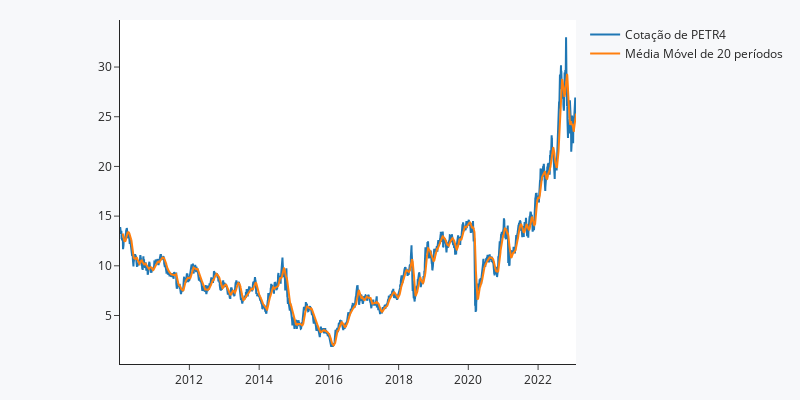

Source (notebook cell):
### Code cell
fig = go.Figure()

fig.add_trace(go.Scatter(x=spread.index, y=spread["PETR4.SA"], name = 'Cotação de PETR4'))
fig.add_trace(go.Scatter(x=spread.index, y=spread["MM_20"], name = 'Média Móvel de 20 períodos'))

fig.update_layout(xaxis_rangeslider_visible=False, margin=dict(l=120, r=20, t=20, b=20), 
                  template = 'simple_white',
                  paper_bgcolor="#f7f8fa", width=800,height=400)

fig.show()

### Figure 1 — Plotly figure (JSON) as saved in the notebook; plotly's stock layout.template omitted (floating-point values rounded to 4 significant figures; data arrays with more than 128 entries replaced by an {"elided": "..."} marker saying what was removed)
{"data": [{"name": "Cotação de PETR4", "type": "scatter", "x": {"elided": "3249 str values"}, "y": {"elided": "3249 float values"}}, {"name": "Média Móvel de 20 períodos", "type": "scatter", "x": {"elided": "3249 str values"}, "y": {"elided": "3249 float values"}}], "layout": {"height": 400, "margin": {"b": 20, "l": 120, "r": 20, "t": 20}, "paper_bgcolor": "#f7f8fa", "width": 800, "xaxis": {"rangeslider": {"visible": false}}}}
